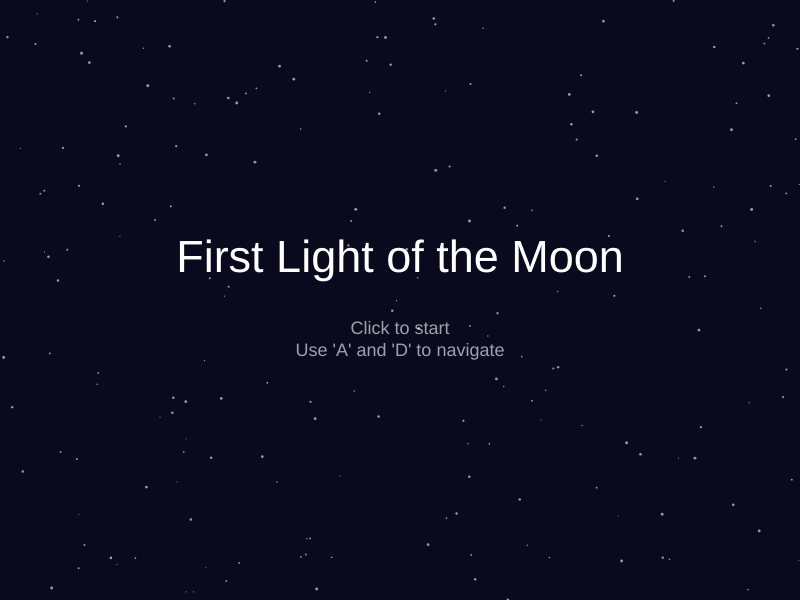
Frame 1 (no input)
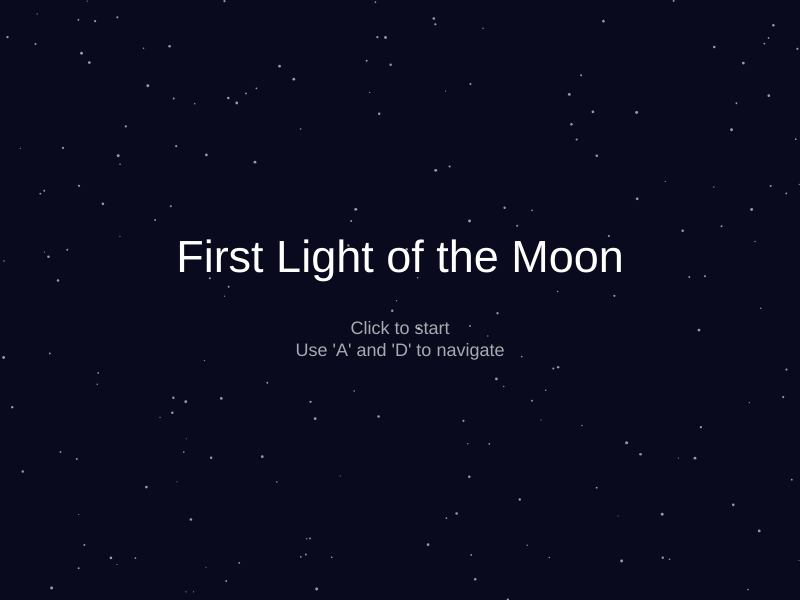
Frame 60 (no input)
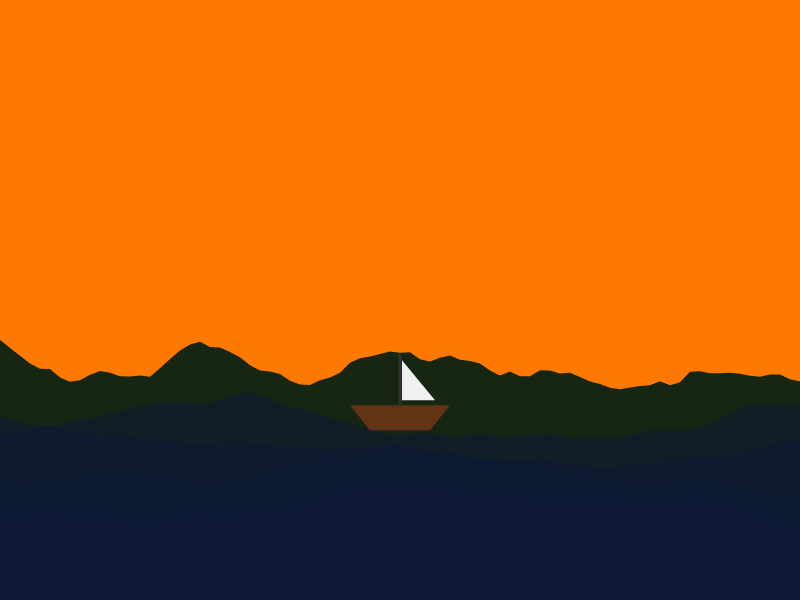
Frame 120 (the mouse pressed at the canvas centre since frame 60)

The p5.js sketch that drew these frames (run headless with seeded random() and noise() and a simulated clock; from frame 60 on, the mouse is pressed at the canvas centre):

// p5.js sketch
// ── sketch.js
// Controls:
// Left Click + Drag: Change time of day (moves Sun/Moon).
// Right Click: Launch fireworks (only at night).
// A / D Keys: Move the boat.

// --- STATE AND ENVIRONMENT VARIABLES ---
let state = "menu"; 
let environment = 1; // 1: Normal, 2: Alien/Different, 3: Negative, 4: Dark

let gravity;
let fireworks = [];
let stars = [];
let boatX = 400;
let t = 0; 

function setup() {
  createCanvas(800, 600);
  gravity = createVector(0, 0.15); 

  for (let i = 0; i < 200; i++) {
    stars.push({
      x: random(width),
      y: random(height),
      size: random(1, 3)
    });
  }
  
  document.oncontextmenu = function() { return false; };
  textAlign(CENTER, CENTER);
}

function draw() {
  if (state === "menu") {
    drawMenu();
  } else if (state === "scene") {
    drawScene();
  }
}

// --- START SCREEN ---
function drawMenu() {
  background(10, 10, 30); 
  
  fill(255, 150);
  noStroke();
  for (let s of stars) {
    ellipse(s.x, s.y, s.size);
  }

  fill(255);
  textSize(45);
  text("First Light of the Moon", width / 2, height / 2 - 40);
  
  let opacity = map(sin(frameCount * 0.05), -1, 1, 50, 255);
  fill(255, 255, 255, opacity);
  textSize(18);
  text("Click to start\nUse 'A' and 'D' to navigate", width / 2, height / 2 + 40);
}

// --- SCENE AND TRAVEL LOGIC ---
function drawScene() {
  
  // 1. ENVIRONMENT TRANSITION CONTROL
  // If the boat exits on the right (with a 50px margin so it fully exits)
  if (boatX > width + 50) {
    environment++; // Move to the next environment
    boatX = -50;   // The boat reappears on the left

    // If we pass environment 4, return to the menu
    if (environment > 4) {
      state = "menu";
      environment = 1; // Reset to the original environment
      boatX = 400;     // Put the boat in the center for next time
      return;          // Exit the draw function for this frame
    }
  }

  // --- BOAT MOVEMENT ---
  let bobbing = sin(frameCount * 0.05) * 10;
  let isMoving = false; // We start assuming the boat is still

  // 65 is 'A', 68 is 'D'. I also added the Left/Right arrows as a backup!
  if (keyIsDown(65) || keyIsDown(LEFT_ARROW)) { 
    boatX -= 3;
    isMoving = true; // The boat is moving left
  }
  
  if (keyIsDown(68) || keyIsDown(RIGHT_ARROW)) { 
    boatX += 3;
    isMoving = true; // The boat is moving right
  }

  // Update sail color based on the isMoving variable
  let sailColor = isMoving ? color(0, 150, 255) : color(240);

  // 3. RENDERING ENVIRONMENT 4 (PITCH BLACK)
  if (environment === 4) {
    background(0); // Completely black background
    // Draw only the boat so the user knows where it is and can exit
    drawBoat(boatX, height * 0.68 + bobbing, color(100)); // Darker and ghostlier boat
    return; // Stop the rest of the drawing for this environment
  }

  // --- RENDERING ENVIRONMENTS 1, 2 AND 3 ---

  // Time logic
  if (mouseIsPressed && mouseButton === LEFT) {
    t = map(mouseY, 0, height, 0, 1, true);
  }

  // Sky colors depending on the environment
  let skyColor;
  if (environment === 2) {
    // Environment 2: Fantasy / Alien Colors (Purples, Greens)
    if (t < 0.5) {
      skyColor = lerpColor(color(200, 50, 150), color(50, 255, 200), t * 2);
    } else {
      skyColor = lerpColor(color(50, 255, 200), color(20, 0, 40), (t - 0.5) * 2);
    }
  } else {
    // Environment 1 and 3 (3 uses normal colors and then inverts the screen)
    if (t < 0.5) {
      skyColor = lerpColor(color(135, 206, 235), color(255, 120, 0), t * 2);
    } else {
      skyColor = lerpColor(color(255, 120, 0), color(10, 10, 30), (t - 0.5) * 2);
    }
  }
  background(skyColor);

  // Stars 
  let starAlpha = map(t, 0.6, 1, 0, 255, true);
  fill(environment === 2 ? color(150, 255, 200, starAlpha) : color(255, starAlpha));
  noStroke();
  for (let s of stars) {
    ellipse(s.x, s.y, s.size);
  }

  // Sun and Moon 
  if (t < 0.5) {
    let sunY = map(t, 0, 0.5, height * 0.2, height * 0.8);
    drawSun(width / 2, sunY, 80);
  } else {
    let moonY = map(t, 0.5, 1, height * 0.8, height * 0.2);
    drawMoon(width / 2, moonY, 60);
  }

  // Fireworks
  for (let i = fireworks.length - 1; i >= 0; i--) {
    fireworks[i].update();
    fireworks[i].display();
    if (fireworks[i].done) fireworks.splice(i, 1);
  }

  // Terrain and Waves (we pass the environment so they change color)
  drawLand(t);
  
  // Draw the boat
  drawBoat(boatX, height * 0.68 + bobbing, sailColor);
  
  // Draw the waves over the base of the boat
  drawWaves(t);

  // ENVIRONMENT 3: NEGATIVE EFFECT
  // The magic of p5.js: filter(INVERT) instantly inverts all pixels on the screen
  if (environment === 3) {
    filter(INVERT);
  }
}

// --- CLICK INTERACTION ---
function mousePressed() {
  if (state === "menu") {
    state = "scene";
  } else if (state === "scene" && environment !== 4) {
    // Prevent launching fireworks in the completely dark environment
    if (mouseButton === RIGHT && t > 0.4) { 
      // (Make sure to have your Fireworks class down below in your actual code)
      fireworks.push(new Fireworks(mouseX, height * 0.7)); 
    }
  }
}

// --- MODIFIED DRAWING FUNCTIONS ---

function drawBoat(x, y, sColor) {
  push();
  translate(x, y);
  fill(100, 50, 20); 
  noStroke();
  quad(-50, 0, 50, 0, 30, 25, -30, 25);
  stroke(50);
  strokeWeight(3);
  line(0, 0, 0, -50);
  noStroke();
  fill(sColor); 
  triangle(2, -5, 2, -45, 35, -5);
  pop();
}

function drawLand(t) {
  // Change land color according to the environment
  let cDay = (environment === 2) ? color(150, 80, 40) : color(40, 60, 30);
  let cNight = (environment === 2) ? color(30, 10, 20) : color(5, 15, 5);
  
  let landColor = lerpColor(cDay, cNight, t);
  fill(landColor);
  noStroke();
  beginShape();
  vertex(0, height);
  for (let x = 0; x <= width; x += 10) {
    let h = noise(x * 0.01) * 120; 
    vertex(x, height * 0.7 - h);
  }
  vertex(width, height);
  endShape(CLOSE);
}

function drawWaves(t) {
  // Change wave color according to the environment
  let cDay = (environment === 2) ? color(100, 20, 50) : color(20, 40, 80);
  let cNight = (environment === 2) ? color(20, 5, 15) : color(5, 10, 25);
  
  let waveColor = lerpColor(cDay, cNight, t);
  noStroke();
  for (let i = 0; i < 4; i++) {
    fill(red(waveColor), green(waveColor), blue(waveColor), 150 + (i * 20));
    beginShape();
    vertex(0, height);
    for (let x = 0; x <= width; x += 10) {
      let noiseVal = noise(x * 0.005, frameCount * 0.01 + (i * 100));
      let waveHeight = map(noiseVal, 0, 1, -50, 50);
      let y = (height * 0.7) + (i * 30) + waveHeight;
      vertex(x, y);
    }
    vertex(width, height);
    endShape(CLOSE);
  }
}

function drawSun(x, y, r) {
  push();
  let grad = drawingContext.createRadialGradient(x, y, 0, x, y, r);
  // A greenish/bluish sun for the alien world (Environment 2)
  if (environment === 2) {
    grad.addColorStop(0, 'rgba(50, 255, 100, 1)');
    grad.addColorStop(1, 'rgba(0, 150, 200, 1)');
  } else {
    grad.addColorStop(0, 'rgba(255, 255, 0, 1)');
    grad.addColorStop(1, 'rgba(255, 60, 0, 1)');
  }
  drawingContext.fillStyle = grad;
  noStroke();
  circle(x, y, r * 2);
  pop();
}

function drawMoon(x, y, radius) {
  push();
  let grad = drawingContext.createRadialGradient(x, y, 0, x, y, radius);
  grad.addColorStop(0, '#f5f5f5');
  grad.addColorStop(1, '#bcbcbc');
  drawingContext.shadowBlur = 30;
  
  // Purple shadow for the different world
  if (environment === 2) {
    drawingContext.shadowColor = 'rgba(200, 100, 255, 0.5)';
  } else {
    drawingContext.shadowColor = 'rgba(255, 255, 255, 0.5)';
  }
  
  drawingContext.fillStyle = grad;
  noStroke();
  ellipse(x, y, radius * 2); 
  pop();
}

// IMPORTANT: Remember to paste your "class Fireworks { ... }" at the end of this file.
